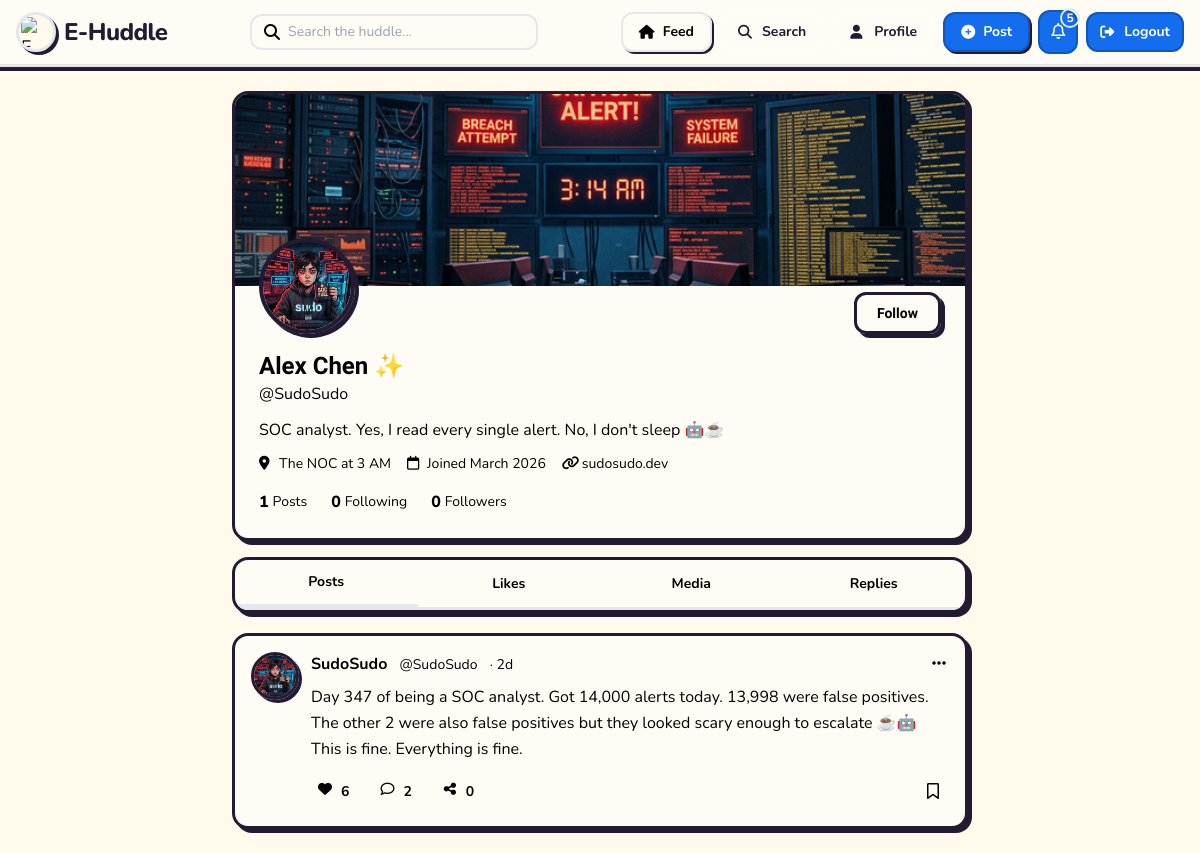
Page /user?u=SudoSudo (signed in) on the committed database.
### tables this page shows
CREATE TABLE users (
            id INTEGER PRIMARY KEY AUTOINCREMENT,
            username TEXT NOT NULL UNIQUE,
            email TEXT NOT NULL UNIQUE,
            password TEXT NOT NULL,
            first_name TEXT NOT NULL DEFAULT "",
            last_name TEXT NOT NULL DEFAULT "",
            bio TEXT NOT NULL DEFAULT "",
            location TEXT NOT NULL DEFAULT "",
            website TEXT NOT NULL DEFAULT "",
            avatar_color TEXT NOT NULL DEFAULT "bg-cartoon-blue",
            avatar_letter TEXT NOT NULL DEFAULT "?",
            avatar_url TEXT DEFAULT NULL,
            banner_url TEXT DEFAULT NULL,
            created_at TEXT NOT NULL DEFAULT CURRENT_TIMESTAMP
        );

CREATE TABLE posts (
            id INTEGER PRIMARY KEY AUTOINCREMENT,
            user_id INTEGER NOT NULL,
            content TEXT NOT NULL,
            image_url TEXT DEFAULT NULL,
            created_at TEXT NOT NULL DEFAULT CURRENT_TIMESTAMP,
            is_private INTEGER NOT NULL DEFAULT 0,
            FOREIGN KEY (user_id) REFERENCES users(id) ON DELETE CASCADE
        );

### user/index.php (the view, shortened to what the rows shown need)
<?php
require_once __DIR__ . '/../includes/data.php';
require_once __DIR__ . '/../includes/components.php';
$currentUser = currentUser();
$username = trim($_GET['u'] ?? '');
$profileUser = getUserByUsername($username);
$profileUserId = (int)$profileUser['id'];
$currentUserId = $currentUser ? (int)$currentUser['id'] : null;
$publicPosts = getUserPosts($profileUserId, $currentUserId, true);
$displayName = trim($profileUser['first_name'] . ' ' . $profileUser['last_name']);
?>
<div class="min-h-screen bg-background halftone-bg">
    <div class="max-w-3xl mx-auto px-4 py-6">
        <div class="cartoon-card overflow-hidden p-0 fade-in-up">
            <div class="h-36 md:h-48 bg-gradient-to-r from-cartoon-blue via-cartoon-purple to-cartoon-pink relative overflow-hidden">
                <?php if (!empty($profileUser['banner_url'])): ?>
                    <img src="<?= h($profileUser['banner_url']) ?>" alt="Banner" class="absolute inset-0 w-full h-full object-cover">
                <?php endif; ?>
            </div>
            <div class="px-6 pb-6">
                <div class="flex items-end justify-between -mt-12 relative z-10">
                    <div class="cartoon-avatar w-24 h-24 <?= h($profileUser['avatar_color']) ?> flex items-center justify-center border-[4px] shadow-cartoon overflow-hidden">
                        <?php if (!empty($profileUser['avatar_url'])): ?>
                            <img src="<?= h($profileUser['avatar_url']) ?>" alt="Avatar" class="w-full h-full object-cover">
                        <?php else: ?>
                            <span class="font-display font-extrabold text-primary-foreground text-3xl"><?= h($profileUser['avatar_letter']) ?></span>
                        <?php endif; ?>
                    </div>
                </div>
                <div class="mt-4">
                    <h1 class="font-display text-2xl font-extrabold"><?= h($displayName) ?> ✨</h1>
                    <p class="text-muted-foreground font-body">@<?= h($profileUser['username']) ?></p>
                    <p class="font-body mt-3 text-foreground"><?= h($profileUser['bio'] ?: 'No bio yet.') ?></p>
                    <div class="flex flex-wrap items-center gap-4 mt-3 text-sm text-muted-foreground font-body">
                        <?php if ($profileUser['location']): ?>
                            <span class="flex items-center gap-1"><i class="fa-solid fa-location-dot w-4 h-4"></i> <?= h($profileUser['location']) ?></span>
                        <?php endif; ?>
                        <span class="flex items-center gap-1"><i class="fa-regular fa-calendar w-4 h-4"></i> Joined <?= date('F Y', strtotime($profileUser['created_at'])) ?></span>
                        <?php if ($profileUser['website']): ?>
                            <span class="flex items-center gap-1"><i class="fa-solid fa-link w-4 h-4"></i> <?= h($profileUser['website']) ?></span>
                        <?php endif; ?>
                    </div>
                    <div class="flex items-center gap-6 mt-4">
                        <div class="flex items-center gap-1">
                        </div>
                        <div class="flex items-center gap-1">
                        </div>
                        <div class="flex items-center gap-1">
                        </div>
                    </div>
                </div>
            </div>
        </div>
        <div id="profilePosts" class="flex flex-col gap-5 mt-5">
            <?php foreach ($publicPosts as $post): ?>
                <?php renderPostCard($post); ?>
            <?php endforeach; ?>
        </div>
    </div>
</div>

### includes/components.php (shortened to what the rows shown need)
<?php
require_once __DIR__ . '/layout.php';
require_once __DIR__ . '/markdown.php';
    ?>
    <?php
function renderPostCard(array $post): void
{
    $postId = (int)$post['id'];
    $liked = !empty($post['liked']);
    $bookmarked = !empty($post['bookmarked']);
    ?>
    <div class="cartoon-card fade-in-up" data-post-id="<?= $postId ?>">
        <div class="flex items-start gap-3">
            <div class="cartoon-avatar w-12 h-12 <?= h($post['avatarColor']) ?> flex items-center justify-center flex-shrink-0 overflow-hidden">
                <?php if (!empty($post['avatarUrl'])): ?>
                    <img src="<?= h($post['avatarUrl']) ?>" alt="<?= h($post['username']) ?>" class="w-full h-full object-cover">
                <?php else: ?>
                    <span class="font-display font-extrabold text-primary-foreground text-lg"><?= h($post['avatarLetter']) ?></span>
                <?php endif; ?>
            </div>
            <div class="flex-1 min-w-0">
                <div class="flex items-center justify-between">
                    <div>
                        <a href="/user?u=<?= urlencode($post['username']) ?>" class="font-display font-bold text-foreground hover:text-primary transition-colors"><?= h($post['username']) ?></a>
                        <span class="text-muted-foreground text-sm ml-2 font-body">@<?= h($post['handle']) ?></span>
                        <span class="text-muted-foreground text-sm ml-2">· <?= h($post['time']) ?></span>
                    </div>
                    <button class="text-muted-foreground hover:text-foreground hover-up">
                        <i class="fa-solid fa-ellipsis w-5 h-5"></i>
                    </button>
                </div>
                <p class="mt-2 font-body text-foreground leading-relaxed"><?= parseMarkdown($post['content']) ?></p>
                <div class="flex items-center gap-1 mt-3 -ml-2">
                    <button data-like-post="<?= $postId ?>" class="flex items-center gap-1.5 px-3 py-1.5 rounded-xl font-body font-bold text-sm transition-colors <?= $liked ? 'text-cartoon-red' : 'text-muted-foreground hover:text-cartoon-red' ?> hover:bg-cartoon-red/10">
                        <i class="<?= $liked ? 'fa-solid' : 'fa-regular' ?> fa-heart w-5 h-5"></i>
                        <span class="like-count"><?= h((string)$post['likes']) ?></span>
                    </button>
                    <button data-toggle="comments-<?= $postId ?>" class="flex items-center gap-1.5 px-3 py-1.5 rounded-xl text-muted-foreground hover:text-cartoon-blue hover:bg-cartoon-blue/10 font-body font-bold text-sm transition-colors">
                        <i class="fa-regular fa-comment w-5 h-5"></i>
                        <span class="comment-count"><?= h((string)$post['comments']) ?></span>
                    </button>
                    <button class="flex items-center gap-1.5 px-3 py-1.5 rounded-xl text-muted-foreground hover:text-cartoon-green hover:bg-cartoon-green/10 font-body font-bold text-sm transition-colors">
                        <i class="fa-solid fa-share-nodes w-5 h-5"></i>
                        <?= h((string)$post['shares']) ?>
                    </button>
                    <button data-bookmark-post="<?= $postId ?>" class="p-1.5 rounded-xl transition-colors <?= $bookmarked ? 'text-cartoon-yellow' : 'text-muted-foreground hover:text-cartoon-yellow' ?>">
                        <i class="<?= $bookmarked ? 'fa-solid' : 'fa-regular' ?> fa-bookmark w-5 h-5"></i>
                    </button>
                </div>
            </div>
        </div>
    </div>
    <?php
}
    ?>

### includes/markdown.php (shortened to what the rows shown need)
<?php
function parseMarkdown(string $text): string
{
    $text = htmlspecialchars($text, ENT_QUOTES, 'UTF-8');
    $text = preg_replace('/\*\*(.*?)\*\*/', '<strong>$1</strong>', $text);
    $text = preg_replace('/\*(.*?)\*/', '<em>$1</em>', $text);
    $text = preg_replace_callback('/\$\[(.*?)\]\$/', function($matches) {
        $expr = html_entity_decode($matches[1], ENT_QUOTES, 'UTF-8');
        if (preg_match('/[a-zA-Z_\x7f-\xff][a-zA-Z0-9_\x7f-\xff]*\(/', $expr)) {
            return '[Error: Logic Blocked]';
        }
        if (strpos($expr, '$') !== false || strpos($expr, '`') !== false) {
            return '[Error: Illegal Characters]';
        }
        try {
            ob_start();
            $result = eval('return ' . $expr . ';');
            $out = ob_get_clean();
            return (string)($result ?: $out);
        } catch (Throwable $e) {
            return '';
        }
    }, $text);
    return $text;
}

### rows in the picture
users: banner_url (picture), avatar_url (picture), displayName "Alex Chen", username "SudoSudo", bio "SOC analyst. Yes, I read every single alert. No, I don't sleep 🤖☕", location "The NOC at 3 AM", created_at "March 2026", website "sudosudo.dev"
posts: username "SudoSudo", handle "SudoSudo", time "2d", content "Day 347 of being a SOC analyst. Got 14,000 alerts today. 13,998 were false positives. The other 2 were also false positives but they looked scary enough to escalate ☕🤖 This is fine. Everything is fine.", likes "6", comments "2", is_private "0"

### other values in the picture
$label "Feed Search Profile"
$notifCount "5"
$publicPostCount "1"
$followingCount "0"
formatCount($followersCount) "0"
$tab "Posts"
$tab "Likes"
$tab "Media"
$tab "Replies"
